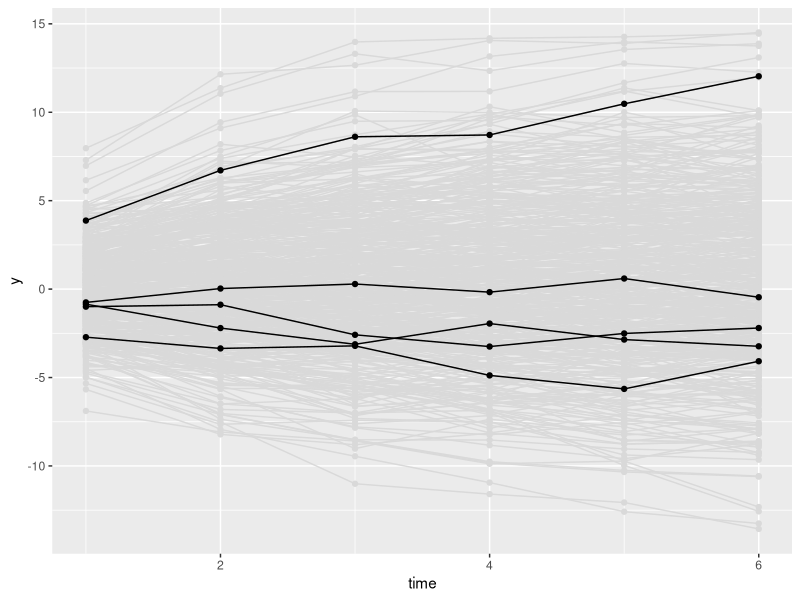

Source code (R): (Note: this script raises an error after producing the figure.)
## ---- chunk 1
knitr::opts_chunk$set(echo = TRUE, warning = F, message = F)
## ---- chunk 2
library(tidyverse)
library(ggplot2)
library(reshape2)
library(MASS)
## ---- chunk 3

constant <- 0.3
proportion <- -0.4

people <- 500
time <- 6

df <- matrix(, nrow = people*time, ncol = 3)
count <- 0

for(i in 1:people){
  
  y_het <- rnorm(1, 0, 2)
  
  for(j in 1:time){
    count <- count + 1
    
    if(j == 1){
      df[count, 1] <- i
      df[count, 2] <- j
      df[count, 3] <- y_het + rnorm(1,0,1)
    }else{
      df[count, 1] <- i
      df[count, 2] <- j
      df[count, 3] <- 1*constant + (1+proportion)*df[count - 1, 3] + y_het + rnorm(1,0,1)
    }
    
    
    
  }
  
  
  
}

df <- data.frame(df)
names(df) <- c('id', 'time', 'y')
random_ids <- sample(1:people, 5)
sample_df <- df %>%
  filter(id %in% random_ids)

ggplot(df, aes(x = time, y = y, group = id)) + 
  geom_point(color = 'grey85') + 
  geom_line(color = 'grey85') + 
  geom_point(data = sample_df, aes(x = time, y = y, group = id)) + 
  geom_line(data = sample_df, aes(x = time, y = y, group = id))

## ---- chunk 4
df_wide <- reshape(df, idvar = 'id', timevar = 'time', direction = 'wide')
library(lavaan)
## ---- chunk 5

int_only_string <- '

# latent true scores over the observed y points
l_y1 =~ 1*y.1
l_y2 =~ 1*y.2
l_y3 =~ 1*y.3
l_y4 =~ 1*y.4
l_y5 =~ 1*y.5
l_y6 =~ 1*y.6

# latent change scores over the latent true scores
# y1 does not get one because it is the first time point
lc_y2 =~ 1*l_y2
lc_y3 =~ 1*l_y3
lc_y4 =~ 1*l_y4
lc_y5 =~ 1*l_y5
lc_y6 =~ 1*l_y6

# autoregression of the latent true scores
l_y2 ~ 1*l_y1
l_y3 ~ 1*l_y2
l_y4 ~ 1*l_y3
l_y5 ~ 1*l_y4
l_y6 ~ 1*l_y5

# latent intercept over the first true score of y
latent_intercept =~ 1*l_y1

# estimate mean and variance of latent intercept
latent_intercept ~~ latent_intercept
latent_intercept ~ 1

# means and variances of latent factors set to zero

l_y1 ~ 0
l_y2 ~ 0
l_y3 ~ 0
l_y4 ~ 0
l_y5 ~ 0
l_y6 ~ 0

l_y1 ~~ 0*l_y1
l_y2 ~~ 0*l_y2
l_y3 ~~ 0*l_y3
l_y4 ~~ 0*l_y4
l_y5 ~~ 0*l_y5
l_y6 ~~ 0*l_y6

lc_y2 ~ 0
lc_y3 ~ 0
lc_y4 ~ 0
lc_y5 ~ 0
lc_y6 ~ 0

lc_y2 ~~ 0*lc_y2
lc_y3 ~~ 0*lc_y3
lc_y4 ~~ 0*lc_y4
lc_y5 ~~ 0*lc_y5
lc_y6 ~~ 0*lc_y6

# means of indicators set to zero

y.1 ~ 0
y.2 ~ 0
y.3 ~ 0
y.4 ~ 0
y.5 ~ 0
y.6 ~ 0

# residual variances constrained to be equal across time

y.1 ~~ res_var*y.1
y.2 ~~ res_var*y.2
y.3 ~~ res_var*y.3
y.4 ~~ res_var*y.4
y.5 ~~ res_var*y.5
y.6 ~~ res_var*y.6

# Constrain latent change factors to not correlate with each other

lc_y2 ~~ 0*lc_y3 + 0*lc_y4 + 0*lc_y5 + 0*lc_y6
lc_y3 ~~ 0*lc_y4 + 0*lc_y5 + 0*lc_y6
lc_y4 ~~ 0*lc_y5 + 0*lc_y6
lc_y5 ~~ 0*lc_y6

# constrain latent intercept not to correlate with the change factors
latent_intercept ~~ 0*lc_y2 + 0*lc_y3 + 0*lc_y4 + 0*lc_y5 + 0*lc_y6

'

int_only_model <- sem(int_only_string, data = df_wide)
summary(int_only_model, fit.measures = T)

## ---- chunk 6

proportion_string <- '

# latent true scores over the observed y points
l_y1 =~ 1*y.1
l_y2 =~ 1*y.2
l_y3 =~ 1*y.3
l_y4 =~ 1*y.4
l_y5 =~ 1*y.5
l_y6 =~ 1*y.6

# latent change scores over the latent true scores
# y1 does not get one because it is the first time point
lc_y2 =~ 1*l_y2
lc_y3 =~ 1*l_y3
lc_y4 =~ 1*l_y4
lc_y5 =~ 1*l_y5
lc_y6 =~ 1*l_y6

# autoregression of the latent true scores
l_y2 ~ 1*l_y1
l_y3 ~ 1*l_y2
l_y4 ~ 1*l_y3
l_y5 ~ 1*l_y4
l_y6 ~ 1*l_y5

# latent intercept over the first true score of y
latent_intercept =~ 1*l_y1

# estimate mean and variance of latent intercept
latent_intercept ~~ latent_intercept
latent_intercept ~ 1

# HERE IS THE CHANGE
# proportion parameter estimate (estimate of b2)
# regress latent change on latent true score from the last time point
lc_y2 ~ b2*l_y1
lc_y3 ~ b2*l_y2
lc_y4 ~ b2*l_y3
lc_y5 ~ b2*l_y4
lc_y6 ~ b2*l_y5

# means and variances of latent factors set to zero

l_y1 ~ 0
l_y2 ~ 0
l_y3 ~ 0
l_y4 ~ 0
l_y5 ~ 0
l_y6 ~ 0

l_y1 ~~ 0*l_y1
l_y2 ~~ 0*l_y2
l_y3 ~~ 0*l_y3
l_y4 ~~ 0*l_y4
l_y5 ~~ 0*l_y5
l_y6 ~~ 0*l_y6

lc_y2 ~ 0
lc_y3 ~ 0
lc_y4 ~ 0
lc_y5 ~ 0
lc_y6 ~ 0

lc_y2 ~~ 0*lc_y2
lc_y3 ~~ 0*lc_y3
lc_y4 ~~ 0*lc_y4
lc_y5 ~~ 0*lc_y5
lc_y6 ~~ 0*lc_y6

# means of indicators set to zero

y.1 ~ 0
y.2 ~ 0
y.3 ~ 0
y.4 ~ 0
y.5 ~ 0
y.6 ~ 0

# residual variances constrained to be equal across time

y.1 ~~ res_var*y.1
y.2 ~~ res_var*y.2
y.3 ~~ res_var*y.3
y.4 ~~ res_var*y.4
y.5 ~~ res_var*y.5
y.6 ~~ res_var*y.6

# Constrain latent change factors to not correlate with each other

lc_y2 ~~ 0*lc_y3 + 0*lc_y4 + 0*lc_y5 + 0*lc_y6
lc_y3 ~~ 0*lc_y4 + 0*lc_y5 + 0*lc_y6
lc_y4 ~~ 0*lc_y5 + 0*lc_y6
lc_y5 ~~ 0*lc_y6

# constrain latent intercept not to correlate with the change factors
latent_intercept ~~ 0*lc_y2 + 0*lc_y3 + 0*lc_y4 + 0*lc_y5 + 0*lc_y6

'

proportion_model <- sem(proportion_string, data = df_wide)
summary(proportion_model, fit.measures = T)

## ---- chunk 7

constant_change_string <- '

# latent true scores over the observed y points
l_y1 =~ 1*y.1
l_y2 =~ 1*y.2
l_y3 =~ 1*y.3
l_y4 =~ 1*y.4
l_y5 =~ 1*y.5
l_y6 =~ 1*y.6

# latent change scores over the latent true scores
# y1 does not get one because it is the first time point
lc_y2 =~ 1*l_y2
lc_y3 =~ 1*l_y3
lc_y4 =~ 1*l_y4
lc_y5 =~ 1*l_y5
lc_y6 =~ 1*l_y6

# autoregression of the latent true scores (the first level latent variables)
l_y2 ~ 1*l_y1
l_y3 ~ 1*l_y2
l_y4 ~ 1*l_y3
l_y5 ~ 1*l_y4
l_y6 ~ 1*l_y5

# latent intercept over the first true score of y
latent_intercept =~ 1*l_y1

# HERE IS THE CHANGE

# latent slope over the change scores
# this is called the change factor in dual change terminology...it is not really a slope term. It is the constant change factor
latent_slope =~ 1*lc_y2 + 1*lc_y3 + 1*lc_y4 + 1*lc_y5 + 1*lc_y6

# estimate covariance between latent intercept and slope (change factor)

latent_intercept ~~ latent_slope

# estimate mean and variance of intercept and slope (change factor)

latent_intercept ~~ latent_intercept
latent_slope ~~ latent_slope

latent_intercept ~ 1
latent_slope ~ 1

# means and variances of latent factors set to zero

l_y1 ~ 0
l_y2 ~ 0
l_y3 ~ 0
l_y4 ~ 0
l_y5 ~ 0
l_y6 ~ 0

l_y1 ~~ 0*l_y1
l_y2 ~~ 0*l_y2
l_y3 ~~ 0*l_y3
l_y4 ~~ 0*l_y4
l_y5 ~~ 0*l_y5
l_y6 ~~ 0*l_y6

lc_y2 ~ 0
lc_y3 ~ 0
lc_y4 ~ 0
lc_y5 ~ 0
lc_y6 ~ 0

lc_y2 ~~ 0*lc_y2
lc_y3 ~~ 0*lc_y3
lc_y4 ~~ 0*lc_y4
lc_y5 ~~ 0*lc_y5
lc_y6 ~~ 0*lc_y6

# means of indicators set to zero

y.1 ~ 0
y.2 ~ 0
y.3 ~ 0
y.4 ~ 0
y.5 ~ 0
y.6 ~ 0

# residual variances constrained to be equal across time

y.1 ~~ res_var*y.1
y.2 ~~ res_var*y.2
y.3 ~~ res_var*y.3
y.4 ~~ res_var*y.4
y.5 ~~ res_var*y.5
y.6 ~~ res_var*y.6

# Constrain latent change factors to not correlate with each other

lc_y2 ~~ 0*lc_y3 + 0*lc_y4 + 0*lc_y5 + 0*lc_y6
lc_y3 ~~ 0*lc_y4 + 0*lc_y5 + 0*lc_y6
lc_y4 ~~ 0*lc_y5 + 0*lc_y6
lc_y5 ~~ 0*lc_y6

# constrain latent intercept not to correlate with the change factors
latent_intercept ~~ 0*lc_y2 + 0*lc_y3 + 0*lc_y4 + 0*lc_y5 + 0*lc_y6

'

constant_change_model <- sem(constant_change_string, data = df_wide)
summary(constant_change_model, fit.measures = T)
## ---- chunk 8

dual_c_string <- '

# latent true scores over the observed y points
l_y1 =~ 1*y.1
l_y2 =~ 1*y.2
l_y3 =~ 1*y.3
l_y4 =~ 1*y.4
l_y5 =~ 1*y.5
l_y6 =~ 1*y.6

# latent change scores over the latent true scores
# y1 does not get one because it is the first time point
lc_y2 =~ 1*l_y2
lc_y3 =~ 1*l_y3
lc_y4 =~ 1*l_y4
lc_y5 =~ 1*l_y5
lc_y6 =~ 1*l_y6

# autoregression of the latent true scores (the first level latent variables)
l_y2 ~ 1*l_y1
l_y3 ~ 1*l_y2
l_y4 ~ 1*l_y3
l_y5 ~ 1*l_y4
l_y6 ~ 1*l_y5

# latent intercept over the first true score of y
latent_intercept =~ 1*l_y1

# CHANGE 1 OF THE DUAL CHANGE MODEL

# latent slope over the change scores
# this is called the change factor in dual change terminology...it is not really a slope term. It is the constant change factor
latent_slope =~ 1*lc_y2 + 1*lc_y3 + 1*lc_y4 + 1*lc_y5 + 1*lc_y6

# estimate covariance between latent intercept and slope (change factor)

latent_intercept ~~ latent_slope

# estimate mean and variance of intercept and slope (change factor)

latent_intercept ~~ latent_intercept
latent_slope ~~ latent_slope

latent_intercept ~ 1
latent_slope ~ 1

# CHANGE 2 OF THE DUAL CHANGE MODEL

# autoproportion change. Relationship between true score and latent change score at next time point
# these are estimated
lc_y2 ~ b*l_y1
lc_y3 ~ b*l_y2
lc_y4 ~ b*l_y3
lc_y5 ~ b*l_y4
lc_y6 ~ b*l_y5

# means and variances of latent factors set to zero

l_y1 ~ 0
l_y2 ~ 0
l_y3 ~ 0
l_y4 ~ 0
l_y5 ~ 0
l_y6 ~ 0

l_y1 ~~ 0*l_y1
l_y2 ~~ 0*l_y2
l_y3 ~~ 0*l_y3
l_y4 ~~ 0*l_y4
l_y5 ~~ 0*l_y5
l_y6 ~~ 0*l_y6

lc_y2 ~ 0
lc_y3 ~ 0
lc_y4 ~ 0
lc_y5 ~ 0
lc_y6 ~ 0

lc_y2 ~~ 0*lc_y2
lc_y3 ~~ 0*lc_y3
lc_y4 ~~ 0*lc_y4
lc_y5 ~~ 0*lc_y5
lc_y6 ~~ 0*lc_y6

# means of indicators set to zero

y.1 ~ 0
y.2 ~ 0
y.3 ~ 0
y.4 ~ 0
y.5 ~ 0
y.6 ~ 0

# residual variances constrained to be equal across time

y.1 ~~ res_var*y.1
y.2 ~~ res_var*y.2
y.3 ~~ res_var*y.3
y.4 ~~ res_var*y.4
y.5 ~~ res_var*y.5
y.6 ~~ res_var*y.6

# Constrain latent change factors to not correlate with each other

lc_y2 ~~ 0*lc_y3 + 0*lc_y4 + 0*lc_y5 + 0*lc_y6
lc_y3 ~~ 0*lc_y4 + 0*lc_y5 + 0*lc_y6
lc_y4 ~~ 0*lc_y5 + 0*lc_y6
lc_y5 ~~ 0*lc_y6


'

dual_change_model <- sem(dual_c_string, data = df_wide)
summary(dual_change_model, fit.measures = T)
